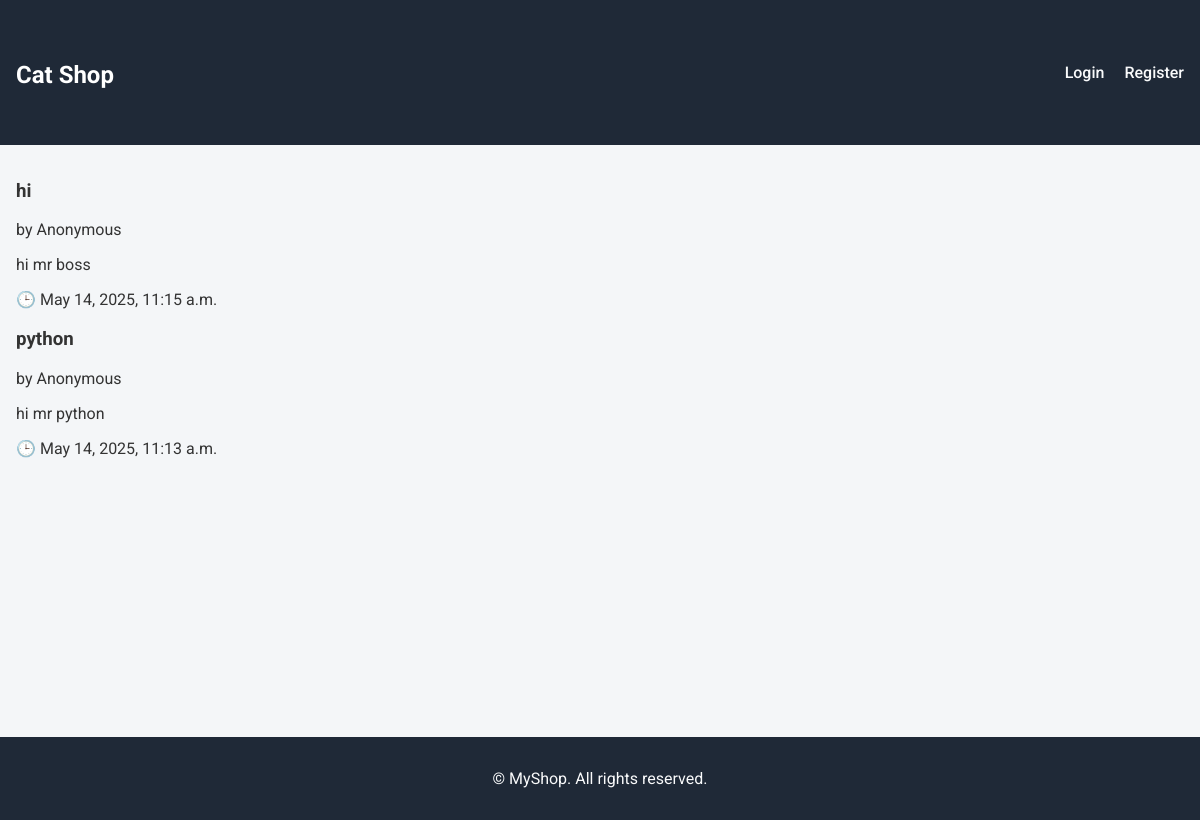
Before: / with the older database file.
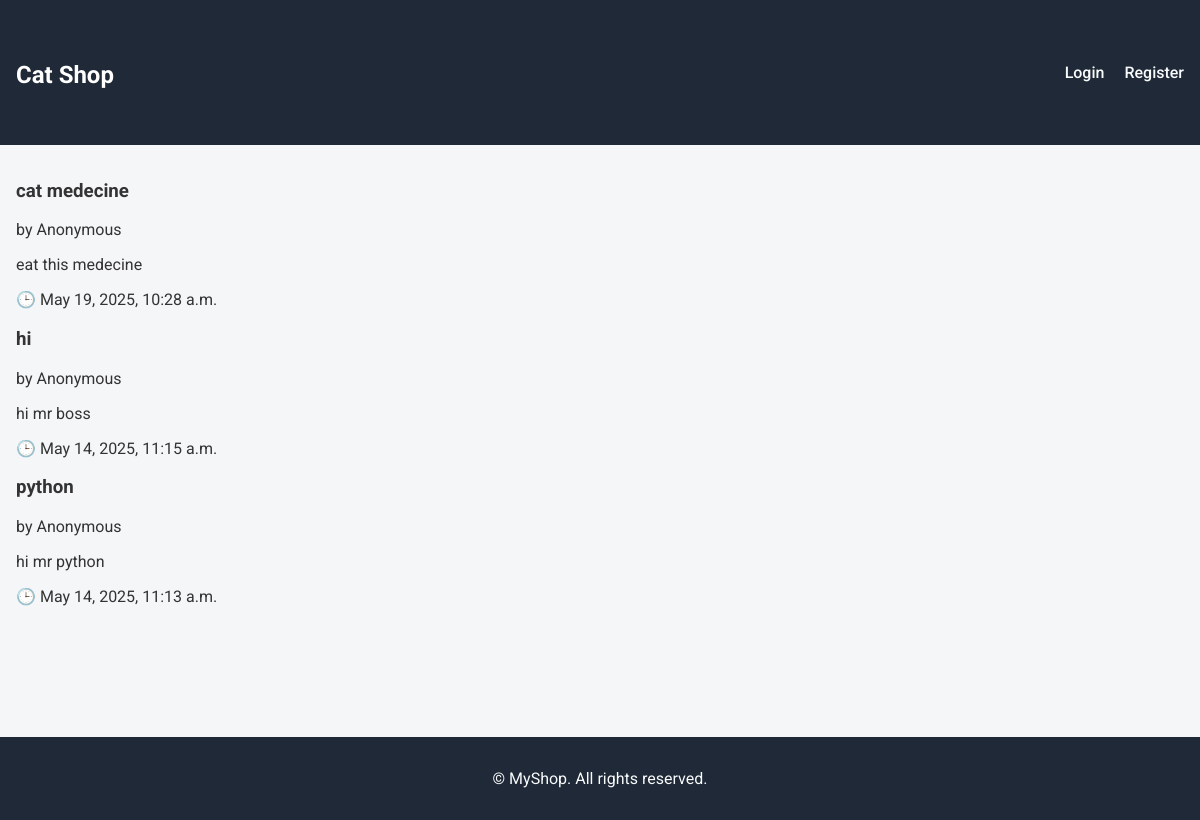
After: the same page with the newer database file.
### main/models.py (models this page shows, shortened)
class Blog(models.Model):
    title = models.CharField(max_length=200)
    content = models.TextField()
    author = models.CharField(max_length=100, default="Anonymous")
    created_at = models.DateTimeField(auto_now_add=True)

### main/views.py (the view)
# urls.py: path('', views.blog_list, name='blog_list'),
def blog_list(request):
    blogs = Blog.objects.all().order_by('-created_at')
    return render(request, 'blog_list.html', {'blogs': blogs})

### main/templates/blog_list.html (shortened to what this page needs)
{% extends 'base.html' %}
{% block content %}
<div class="blog-list-container">
    {% for blog in blogs %}
        <div class="blog-card">
            <div class="blog-card-header">
                <h3>{{ blog.title }}</h3>
                <span class="blog-author">by {{ blog.author }}</span>
            </div>
            <div class="blog-card-body">
                <p>{{ blog.content|truncatechars:150 }}</p>
                <p class="blog-date">🕒 {{ blog.created_at|date:"F j, Y, g:i a" }}</p>
            </div>
        </div>
    {% empty %}
        <p>No blog posts found.</p>
    {% endfor %}
</div>
{% endblock %}

### main/templates/base.html (shortened to what this page needs)
{% load static %}
<!DOCTYPE html>
<html lang="en">
<head>
    <link rel="stylesheet" href="{% static 'css/styles.css' %}">
</head>
<body>
    <header>
        <div class="container nav-container">
            <h1 class="logo"><a href="{% url 'blog_list' %}">Cat Shop</a></h1>
            <nav>
                <ul>
                    {% if user.is_authenticated %}
                        <li><a href="{% url 'product_list' %}">Products</a></li>
                        <li><a href="{% url 'dashboard' %}">Dashboard</a></li>
                        <li><a href="{% url 'logout' %}">Logout</a></li>
                    {% else %}
                        <li><a href="{% url 'login' %}">Login</a></li>
                        <li><a href="{% url 'register' %}">Register</a></li>
                    {% endif %}
                </ul>
            </nav>
        </div>
    </header>
    <main class="container">
        {% block content %}{% endblock %}
    </main>
    <footer class="footer">
        <p>&copy; {{ now|date:"Y" }} MyShop. All rights reserved.</p>
    </footer>
</body>
</html>

### main/static/css/styles.css (style rules this page uses)
body { font-family: 'Roboto', sans-serif; margin: 0; padding: 0; background-color: #f4f6f8; color: #333; }
.container { max-width: 1200px; margin: auto; padding: 1rem; }
header { background-color: #1f2937; padding: 1rem 0; }
.nav-container { display: flex; justify-content: space-between; align-items: center; }
.logo a { color: white; text-decoration: none; font-size: 1.5rem; font-weight: bold; }
nav ul { list-style: none; margin: 0; padding: 0; display: flex; }
nav ul li { margin-left: 20px; }
nav ul li a { color: #f9fafb; text-decoration: none; font-weight: 500; transition: color 0.3s ease; }
main { min-height: 70vh; }
.footer { text-align: center; background-color: #1f2937; color: #f9fafb; padding: 1rem 0; }

Changed rows visible on the page:
added Blog: title "cat medecine", author "Anonymous", content "eat this medecine", created_at "May 19, 2025, 10:28 a.m."
